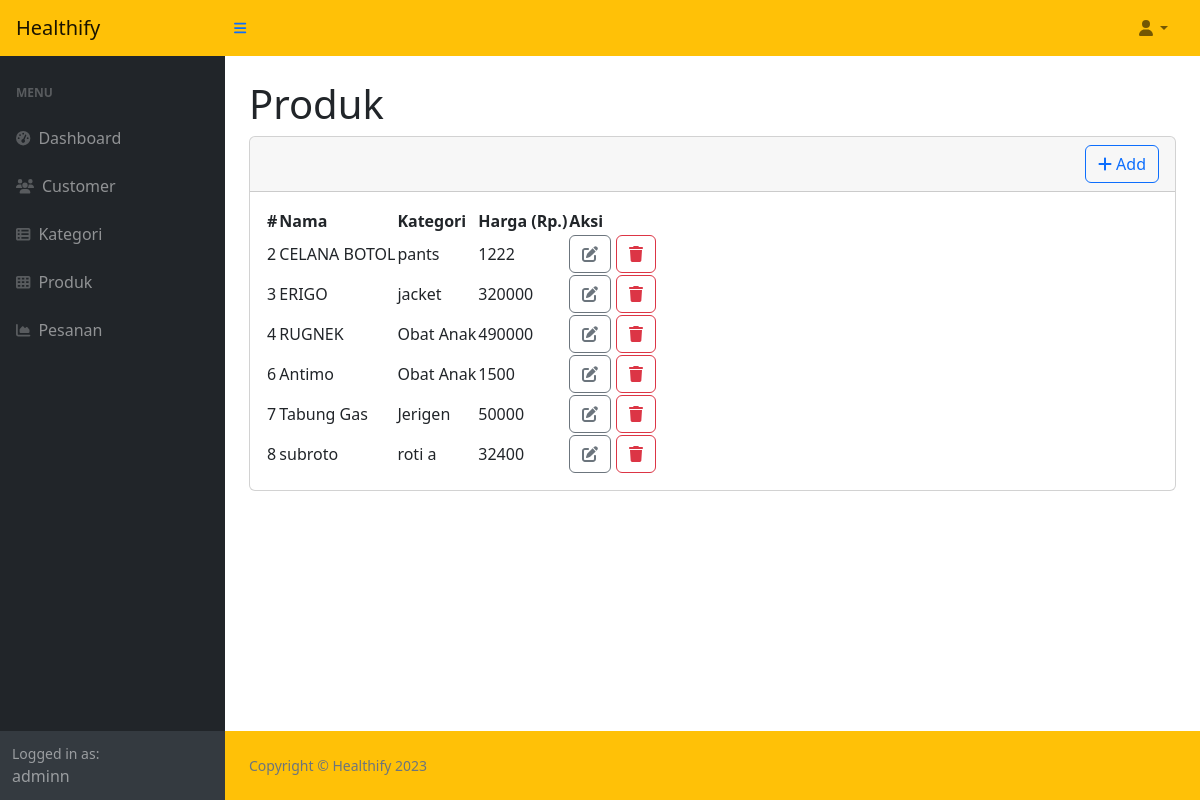
Page /admin/products.php (signed in) on the committed database.
### tables this page shows
CREATE TABLE `products` (
  `productID` int(11) NOT NULL,
  `productname` varchar(100) NOT NULL,
  `price` int(11) NOT NULL,
  `category` varchar(100) NOT NULL,
  `product_image` varchar(100) NOT NULL
);

### admin/products.php (the view, shortened to what this page needs)
<?php include("template/header.php");?>
<?php include("template/navbar.php");?>
<div id="layoutSidenav_content">
    <main>
        <div class="container-fluid px-4">
          <h1 class="mt-4">Produk</h1>
          <?php
            $query = "SELECT * FROM `products`";
            $result = mysqli_query($conn, $query) or die(mysqli_error($conn));
          ?>
          <div class="card mb-4">
            <div class="card-header d-flex justify-content-end">
              <a href="addproduct.php" class="btn btn-outline-primary"><i class="fas fa-plus"></i> Add</a>
            </div>
            <div class="card-body">
              <table id="datatablesSimple">
                <thead>
                  <tr>
                    <th scope="col">#</th>
                    <th scope="col">Nama</th>
                    <th scope="col">Kategori</th>
                    <th scope="col">Harga (Rp.)</th>
                    <th scope="col">Aksi</th>
                  </tr>
                </thead>
                <tbody>
                  <?php
                    while ($row = mysqli_fetch_array($result)) {
                  ?>
                  <tr>
                    <td><?= $row['productID'] ?></td>
                    <td><?= $row['productname'] ?></td>
                    <td><?= $row['category'] ?></td>
                    <td><?= $row['price'] ?></td>
                    <td style="text-align: center;">
                      <a href="editproduct.php?product=<?= $row['productID'] ?>"class="btn btn-outline-secondary"><i class="fas fa-edit"></i></a>
                      <a href="deleteproduct.php?product=<?= $row['productID'] ?>"onClick="return confirmDelete()" class="btn btn-outline-danger"><i class="fas fa-trash"></i></a>
                    </td>
                  </tr>
                  <?php } ?>
                </tbody>
                </table>
              </div>
            </div>
        </div>
    </main>
<?php include("template/footer.php");?>
</body>
</html>

### rows in the picture
products: productID "2", productname "CELANA BOTOL", category "pants", price "1222"
products: productID "3", productname "ERIGO", category "jacket", price "320000"
products: productID "4", productname "RUGNEK", category "Obat Anak", price "490000"
products: productID "6", productname "Antimo", category "Obat Anak", price "1500"
products: productID "7", productname "Tabung Gas", category "Jerigen", price "50000"
products: productID "8", productname "subroto", category "roti a", price "32400"

### other values in the picture
$_SESSION['name'] "adminn"
